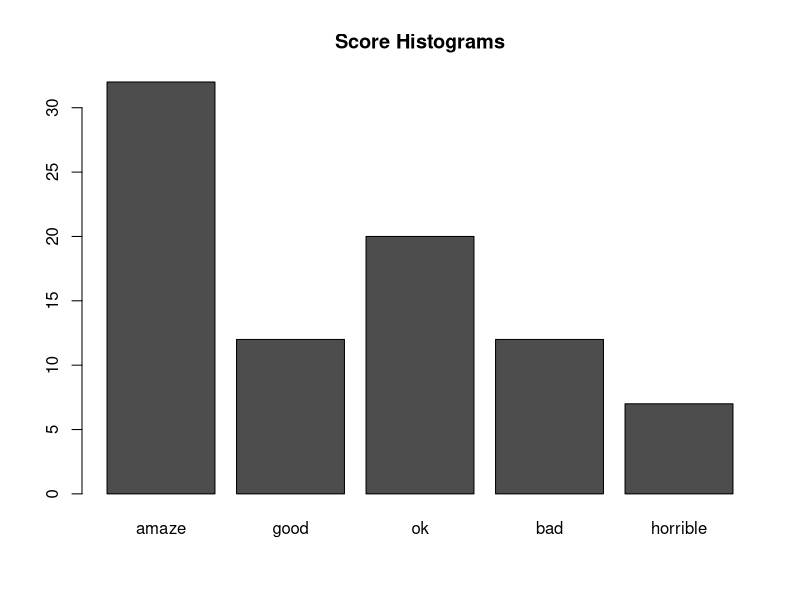
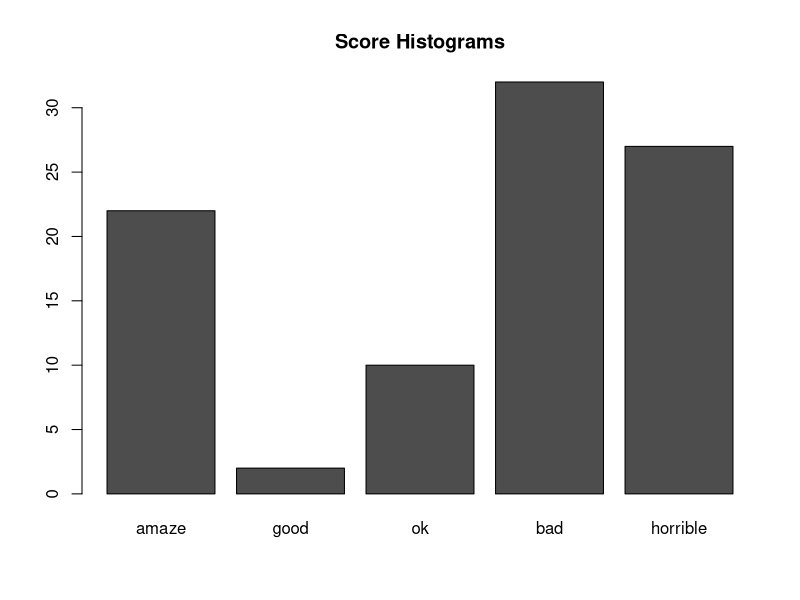

Here is the R script that generated these plots, in order:
# Report Histogram  
library("data.table")
DT = data.table(type=character(), amaze=numeric(0), good=numeric(0), ok=numeric(0),
                bad=numeric(0), horrible=numeric(0))
DT = rbind(DT, list(type="lunch", amaze=32, good=12, ok=20, bad=12, horrible=7))
DT = rbind(DT, list(type="lunch", amaze=22, good=2, ok=10, bad=32, horrible=27))
DT

# Draw Bargraph
barplot(height=as.matrix(DT[1,-1]), main="Score Histograms")
barplot(height=as.matrix(DT[2,-1]), main="Score Histograms")
